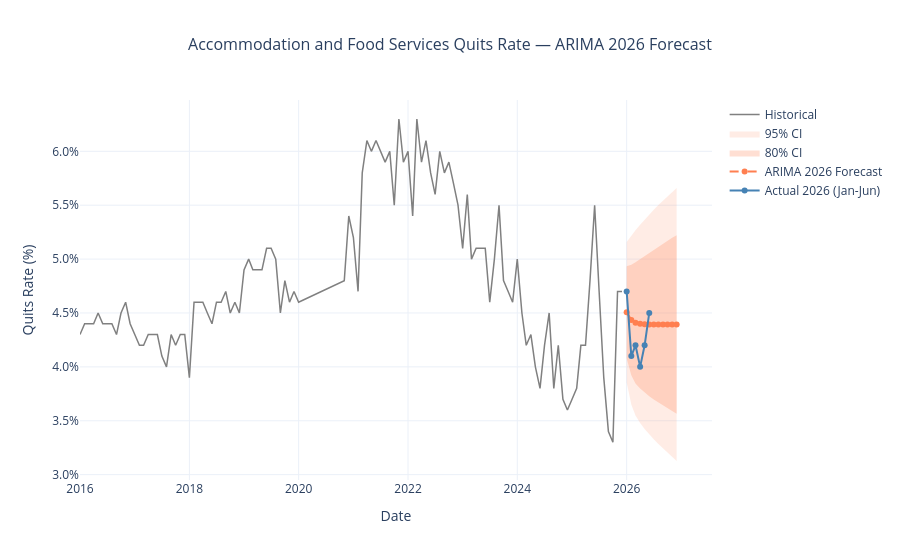

Here is the notebook cell this chart was saved with:
### Code cell
# --- Forward Forecast: 2026 ---
# Retrain ARIMA on full series through Dec 2025
full_series = df_interp[df_interp.index < '2026-01-01']['quit_rate']
full_series.index = pd.DatetimeIndex(full_series.index, freq='MS')

arima_final = SARIMAX(
    full_series,
    order=(1, 1, 1),
    seasonal_order=(0, 0, 0, 0)
).fit(disp=False)

forecast_index = pd.date_range(start='2026-01-01', periods=12, freq='MS')

forecast_result = arima_final.get_forecast(12)
arima_2026 = forecast_result.predicted_mean
arima_2026.index = forecast_index

ci_80 = forecast_result.conf_int(alpha=0.20)
ci_95 = forecast_result.conf_int(alpha=0.05)
ci_80.index = forecast_index
ci_95.index = forecast_index

fig = go.Figure()

# Historical series
fig.add_trace(go.Scatter(
    x=full_series.index, y=full_series.values,
    mode='lines', name='Historical',
    line=dict(color='gray', width=1.5),
    hovertemplate='%{x|%b %Y}: %{customdata}<extra></extra>',
    customdata=[f'{v:.2f}%' for v in full_series.values]
))

# 95% CI band
fig.add_trace(go.Scatter(
    x=pd.concat([ci_95.index.to_series(), ci_95.index.to_series()[::-1]]),
    y=pd.concat([ci_95.iloc[:, 1], ci_95.iloc[:, 0][::-1]]),
    fill='toself', fillcolor='rgba(255,127,80,0.15)',
    line=dict(width=0), showlegend=True, name='95% CI'
))

# 80% CI band
fig.add_trace(go.Scatter(
    x=pd.concat([ci_80.index.to_series(), ci_80.index.to_series()[::-1]]),
    y=pd.concat([ci_80.iloc[:, 1], ci_80.iloc[:, 0][::-1]]),
    fill='toself', fillcolor='rgba(255,127,80,0.25)',
    line=dict(width=0), showlegend=True, name='80% CI'
))

# 2026 forecast
fig.add_trace(go.Scatter(
    x=arima_2026.index, y=arima_2026.values,
    mode='lines+markers', name='ARIMA 2026 Forecast',
    line=dict(color='coral', width=2, dash='dash'),
    marker=dict(size=6),
    hovertemplate='%{x|%b %Y}: %{customdata}<extra></extra>',
    customdata=[f'{v:.2f}%' for v in arima_2026.values]
))

# Actual Jan-June 2026 for immediate validation
actual_2026 = df_interp[df_interp.index >= '2026-01-01']['quit_rate']
fig.add_trace(go.Scatter(
    x=actual_2026.index, y=actual_2026.values,
    mode='lines+markers', name='Actual 2026 (Jan-Jun)',
    line=dict(color='steelblue', width=2),
    marker=dict(size=6),
    hovertemplate='%{x|%b %Y}: %{customdata}<extra></extra>',
    customdata=[f'{v:.2f}%' for v in actual_2026.values]
))

fig.update_layout(
    title=dict(text='Accommodation and Food Services Quits Rate — ARIMA 2026 Forecast',
               x=0.5, font=dict(size=16)),
    xaxis_title='Date',
    yaxis_title='Quits Rate (%)',
    yaxis=dict(
        tickvals=[v / 10 for v in range(10, 75, 5)],
        ticktext=[f'{v / 10:.1f}%' for v in range(10, 75, 5)]
    ),
    template='plotly_white',
    hovermode='x unified'
)

fig.show()
